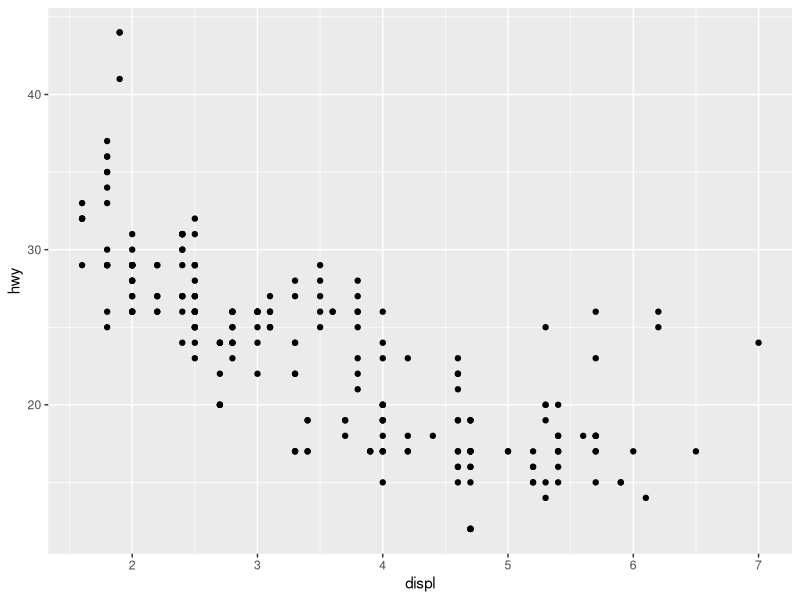
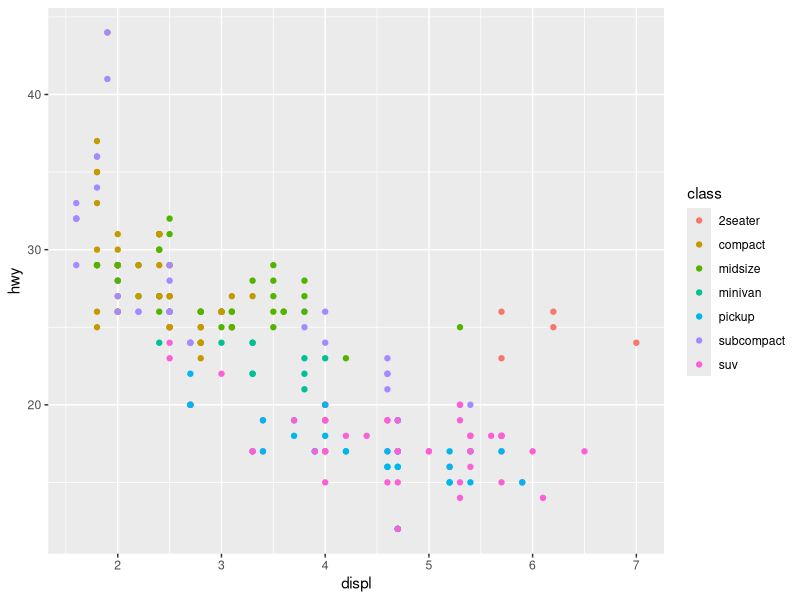
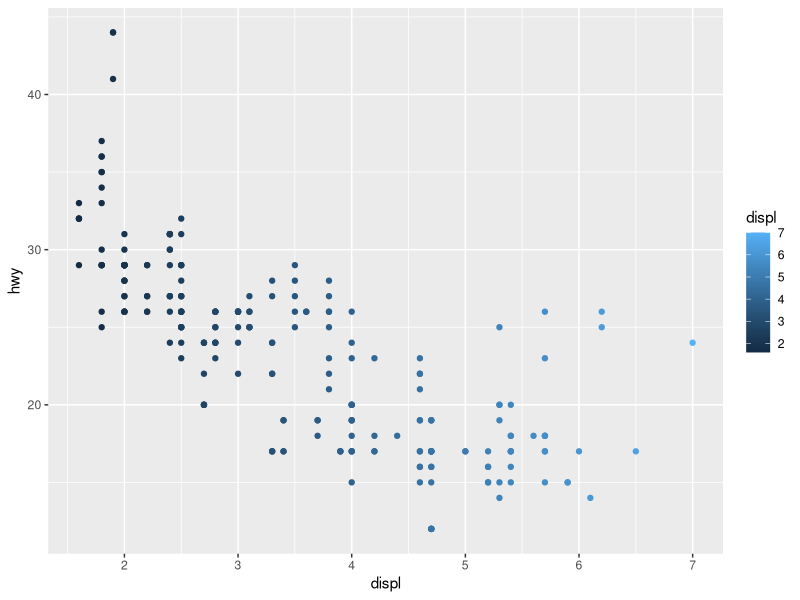
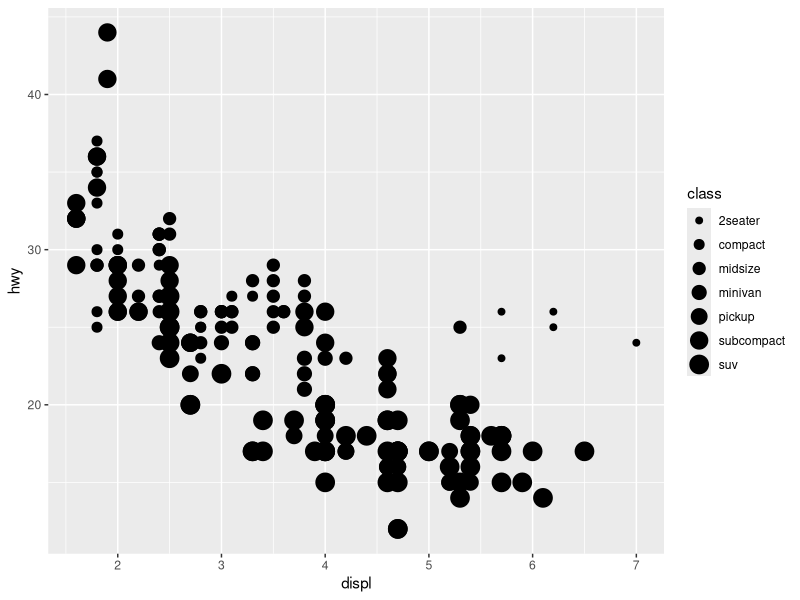
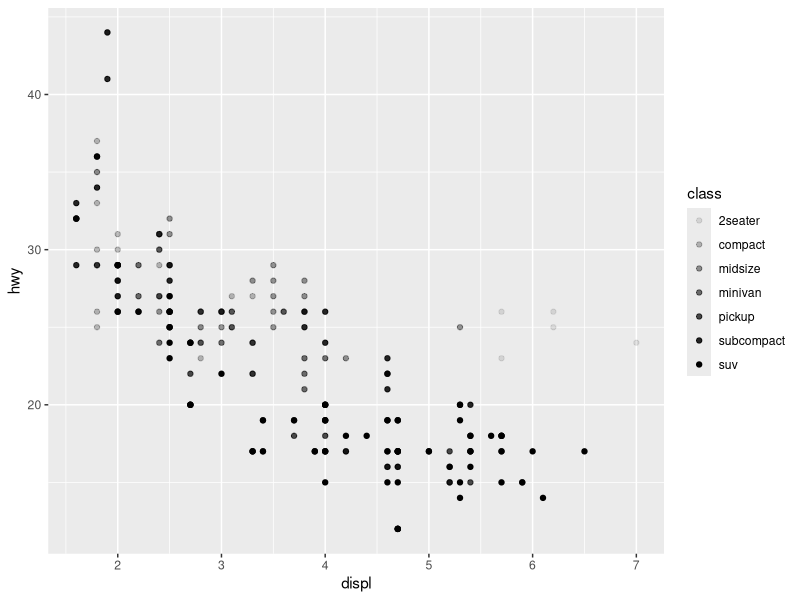
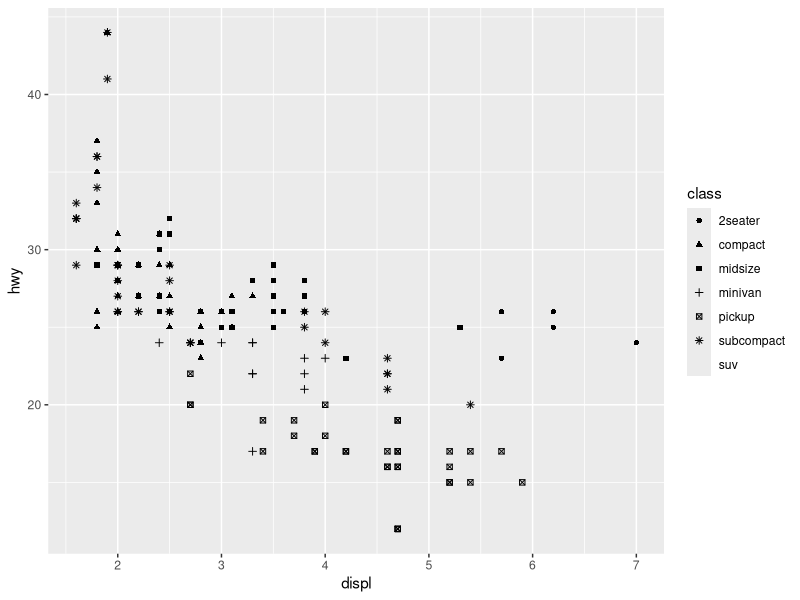
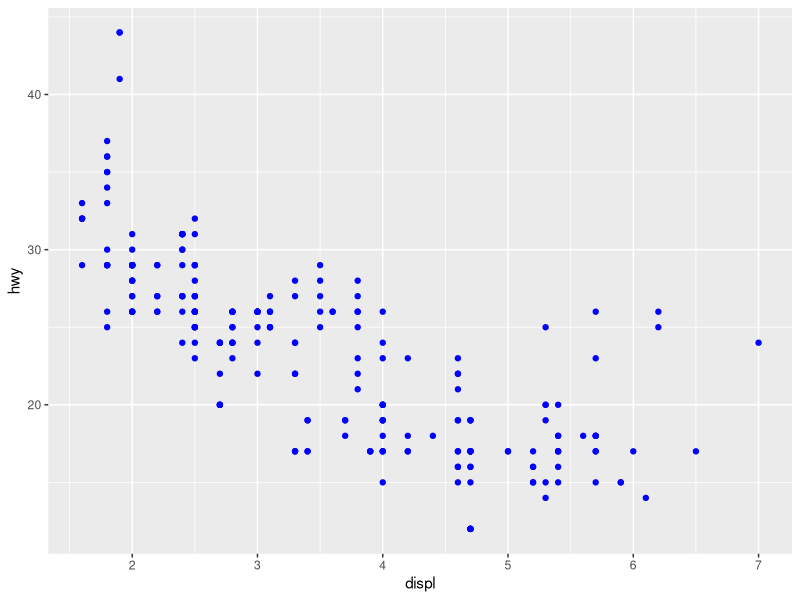
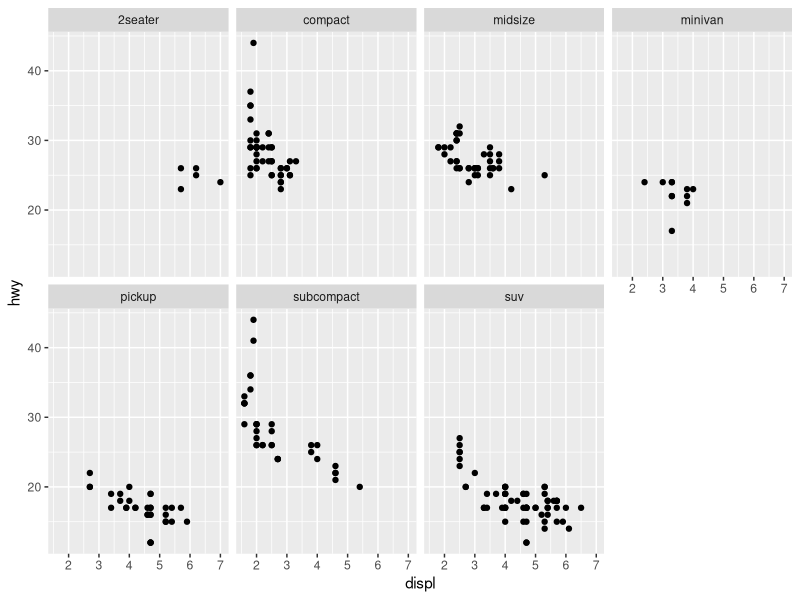

Write the R code that produced these figures, in order.
## ---- chunk 1
knitr::opts_chunk$set(echo = TRUE, fig.width = 7)
## ---- chunk 2
library(tidyverse)
## ---- chunk 3
ggplot(data = mpg) +
  geom_point(mapping = aes(x = displ, y = hwy))
## ---- chunk 4
ggplot(data = mpg) + 
    geom_point(mapping = aes(x = displ, y = hwy, color = class))
## ---- chunk 5
ggplot(data = mpg) + 
    geom_point(mapping = aes(x = displ, y = hwy, color = displ))
## ---- chunk 6
ggplot(data = mpg) +
  geom_point(mapping = aes(x = displ, y = hwy, size = class))
## ---- chunk 7
ggplot(data = mpg) +
  geom_point(mapping = aes(x = displ, y = hwy, alpha = class))
## ---- chunk 8
ggplot(data = mpg) +
  geom_point(mapping = aes(x = displ, y = hwy, shape = class)) 
## ---- chunk 9
ggplot(data = mpg) +
  geom_point(mapping = aes(x = displ, y = hwy), color = "blue")
## ---- chunk 10
ggplot(data = mpg) +
  geom_point(mapping = aes(x = displ, y = hwy)) +
  facet_wrap(~ class, nrow = 2)
## ---- chunk 11
ggplot(data = mpg) +
  geom_point(mapping = aes(x = displ, y = hwy)) +
  facet_grid(drv ~ cyl)
## ---- chunk 12
ggplot(data = mpg) +
  geom_point(mapping = aes(x = displ, y = hwy)) +
  facet_grid(drv ~ .)
## ---- chunk 13
ggplot(data = mpg) +
  geom_point(mapping = aes(x = displ, y = hwy))
## ---- chunk 14
ggplot(data = mpg) +
  geom_smooth(mapping = aes(x = displ, y = hwy))
## ---- chunk 15
ggplot(data = mpg) +
  geom_point(mapping = aes(x = displ, y = hwy)) +
  geom_smooth(mapping = aes(x = displ, y = hwy)) 
## ---- chunk 16
ggplot(data = mpg, mapping = aes(x = displ, y = hwy)) +
  geom_point() +
  geom_smooth()
## ---- chunk 17
ggplot(data = mpg, mapping = aes(x = displ, y = hwy)) +
  geom_point(mapping = aes(color = class)) +
  geom_smooth()
## ---- chunk 18
ggplot(data = mpg, mapping = aes(x = displ, y = hwy)) +
  geom_point(mapping = aes(color = class)) +
  geom_smooth(data = filter(mpg, class == "subcompact"), se = FALSE)
## ---- chunk 19
ggplot(data = diamonds) +
  geom_bar(mapping = aes(x = cut))
